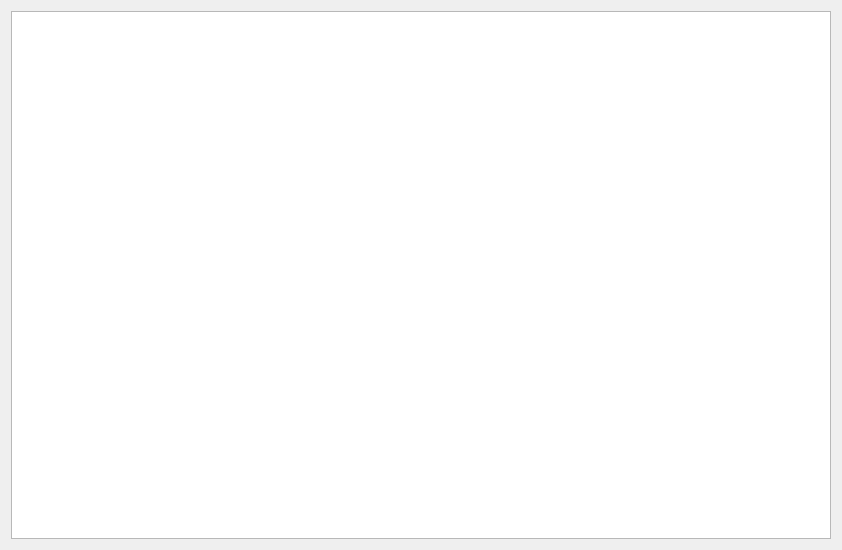
<?xml version="1.0" encoding="UTF-8"?>
<ui version="4.0">
 <class>MdiChild</class>
 <widget class="QWidget" name="MdiChild">
  <property name="geometry">
   <rect>
    <x>0</x>
    <y>0</y>
    <width>842</width>
    <height>550</height>
   </rect>
  </property>
  <property name="windowTitle">
   <string>Form</string>
  </property>
  <layout class="QGridLayout" name="gridLayout_2">
   <item row="0" column="0">
    <widget class="QSplitter" name="splitter">
     <property name="sizePolicy">
      <sizepolicy hsizetype="Expanding" vsizetype="Expanding">
       <horstretch>0</horstretch>
       <verstretch>0</verstretch>
      </sizepolicy>
     </property>
     <property name="orientation">
      <enum>Qt::Horizontal</enum>
     </property>
     <widget class="QTreeWidget" name="linkTreeWidget">
      <property name="sizePolicy">
       <sizepolicy hsizetype="Minimum" vsizetype="Expanding">
        <horstretch>0</horstretch>
        <verstretch>0</verstretch>
       </sizepolicy>
      </property>
      <property name="minimumSize">
       <size>
        <width>290</width>
        <height>0</height>
       </size>
      </property>
      <property name="baseSize">
       <size>
        <width>0</width>
        <height>0</height>
       </size>
      </property>
      <property name="verticalScrollBarPolicy">
       <enum>Qt::ScrollBarAsNeeded</enum>
      </property>
      <property name="dragEnabled">
       <bool>false</bool>
      </property>
      <property name="headerHidden">
       <bool>true</bool>
      </property>
      <column>
       <property name="text">
        <string notr="true">1</string>
       </property>
      </column>
     </widget>
    </widget>
   </item>
  </layout>
 </widget>
 <resources/>
 <connections/>
</ui>
